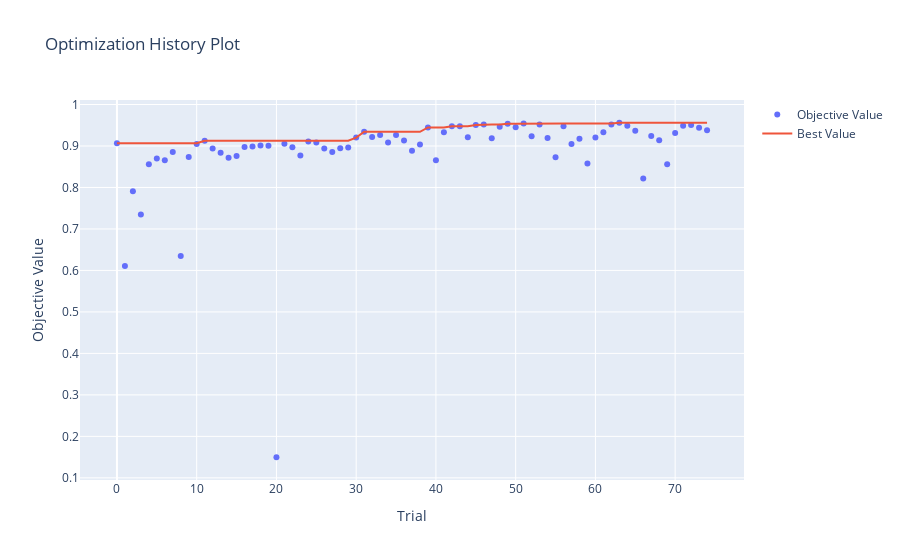

The notebook cell this image was saved under:
### Code cell
# Visualize the optimization history. (Interactive)
fig_history = vis.plot_optimization_history(study)
fig_history.show()

# Alternative Visualization. You can use this if the plot is not visible in .pdf version (Matplotlib plot)
fig_history = optuna.visualization.matplotlib.plot_optimization_history(study)
plt.show()
